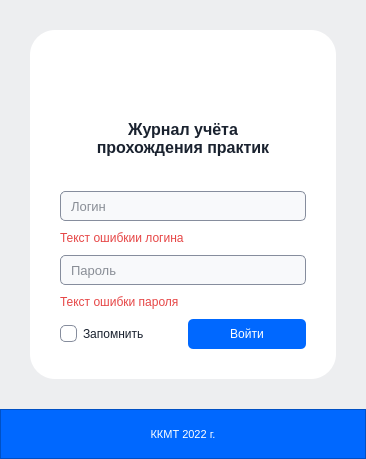
<?xml version="1.0" encoding="UTF-8"?>
<ui version="4.0">
 <class>Dialog</class>
 <widget class="QDialog" name="Dialog">
  <property name="geometry">
   <rect>
    <x>0</x>
    <y>0</y>
    <width>366</width>
    <height>459</height>
   </rect>
  </property>
  <property name="windowTitle">
   <string>Dialog</string>
  </property>
  <property name="styleSheet">
   <string notr="true">QWidget {
	color: rgb(26, 34, 47);
	font: 10pt &quot;Arial&quot;;
}

#labelLogoName { 
	font-weight: bold;
	font-size: 12pt;
}

#frameBottom { background-color: rgb(0, 104, 255); }

#Dialog {
	/*background-color: rgb(248, 249, 251);*/
	background-color: rgb(237, 238, 240);
}

#frameMain { 
	background-color: rgb(255, 255, 255);
    border-radius: 25px;
}
#labelIcon {
	border-image: url(:/icons/logo_blue.png);
}
QLineEdit {
	padding: 0 8px;
	border-radius: 5px;
	border: 1px solid rgb(134, 141, 157);
	background-color: rgb(248, 249, 251);
}
QLineEdit:focus {
	border: 1px solid rgb(0, 104, 255);
}

#labelErrorLogin, #labelErrorPassword {
	color: rgb(230, 70, 70);
}

#pushButtonLogin {
	border-radius: 5px;
	background-color: rgb(0, 104, 255);
	color: rgb(255, 255, 255);
}

#pushButtonLogin:hover {
	background-color: rgb(31, 136, 255);
}


#labelBotton {
	/*font-weight: bold;*/
	font-size: 8pt;
	color: rgb(255, 255, 255);
}





QCheckBox::indicator {
    border: 1px solid rgb(134, 141, 157);
	width: 15px;
	height: 15px;
	border-radius: 5px;
    background: white;
}

QCheckBox::indicator:checked {
    background: rgb(0, 104, 255);
	border: 1px solid rgb(0, 104, 255);
	border-image: url(:/icons/icon_check.png);
}</string>
  </property>
  <layout class="QVBoxLayout" name="verticalLayout">
   <property name="spacing">
    <number>0</number>
   </property>
   <property name="leftMargin">
    <number>0</number>
   </property>
   <property name="topMargin">
    <number>0</number>
   </property>
   <property name="rightMargin">
    <number>0</number>
   </property>
   <property name="bottomMargin">
    <number>0</number>
   </property>
   <item>
    <layout class="QVBoxLayout" name="verticalLayout_2">
     <property name="spacing">
      <number>10</number>
     </property>
     <property name="leftMargin">
      <number>30</number>
     </property>
     <property name="topMargin">
      <number>30</number>
     </property>
     <property name="rightMargin">
      <number>30</number>
     </property>
     <property name="bottomMargin">
      <number>30</number>
     </property>
     <item>
      <widget class="QFrame" name="frameMain">
       <property name="frameShape">
        <enum>QFrame::StyledPanel</enum>
       </property>
       <property name="frameShadow">
        <enum>QFrame::Raised</enum>
       </property>
       <layout class="QVBoxLayout" name="verticalLayout_5">
        <property name="spacing">
         <number>10</number>
        </property>
        <property name="leftMargin">
         <number>30</number>
        </property>
        <property name="topMargin">
         <number>30</number>
        </property>
        <property name="rightMargin">
         <number>30</number>
        </property>
        <property name="bottomMargin">
         <number>30</number>
        </property>
        <item alignment="Qt::AlignHCenter">
         <widget class="QLabel" name="labelIcon">
          <property name="minimumSize">
           <size>
            <width>50</width>
            <height>50</height>
           </size>
          </property>
          <property name="maximumSize">
           <size>
            <width>50</width>
            <height>50</height>
           </size>
          </property>
          <property name="text">
           <string/>
          </property>
         </widget>
        </item>
        <item>
         <widget class="QLabel" name="labelLogoName">
          <property name="font">
           <font>
            <family>Arial</family>
            <pointsize>12</pointsize>
            <weight>75</weight>
            <bold>true</bold>
           </font>
          </property>
          <property name="text">
           <string>Журнал учёта
прохождения практик</string>
          </property>
          <property name="alignment">
           <set>Qt::AlignCenter</set>
          </property>
         </widget>
        </item>
        <item>
         <spacer name="verticalSpacer_4">
          <property name="orientation">
           <enum>Qt::Vertical</enum>
          </property>
          <property name="sizeHint" stdset="0">
           <size>
            <width>244</width>
            <height>59</height>
           </size>
          </property>
         </spacer>
        </item>
        <item>
         <layout class="QVBoxLayout" name="verticalLayout_4">
          <item>
           <widget class="QLineEdit" name="lineEdit">
            <property name="minimumSize">
             <size>
              <width>0</width>
              <height>30</height>
             </size>
            </property>
            <property name="font">
             <font>
              <family>Arial</family>
              <pointsize>10</pointsize>
             </font>
            </property>
            <property name="text">
             <string/>
            </property>
            <property name="placeholderText">
             <string>Логин</string>
            </property>
           </widget>
          </item>
          <item>
           <widget class="QLabel" name="labelErrorLogin">
            <property name="text">
             <string>Текст ошибкии логина</string>
            </property>
           </widget>
          </item>
          <item>
           <widget class="QLineEdit" name="lineEdit_2">
            <property name="minimumSize">
             <size>
              <width>0</width>
              <height>30</height>
             </size>
            </property>
            <property name="font">
             <font>
              <family>Arial</family>
              <pointsize>10</pointsize>
             </font>
            </property>
            <property name="echoMode">
             <enum>QLineEdit::Password</enum>
            </property>
            <property name="placeholderText">
             <string>Пароль</string>
            </property>
           </widget>
          </item>
          <item>
           <widget class="QLabel" name="labelErrorPassword">
            <property name="text">
             <string>Текст ошибки пароля</string>
            </property>
           </widget>
          </item>
         </layout>
        </item>
        <item>
         <layout class="QHBoxLayout" name="horizontalLayout_3">
          <item>
           <widget class="QCheckBox" name="checkBox">
            <property name="text">
             <string>Запомнить</string>
            </property>
           </widget>
          </item>
          <item>
           <widget class="QPushButton" name="pushButtonLogin">
            <property name="minimumSize">
             <size>
              <width>0</width>
              <height>30</height>
             </size>
            </property>
            <property name="text">
             <string>Войти</string>
            </property>
           </widget>
          </item>
         </layout>
        </item>
       </layout>
      </widget>
     </item>
    </layout>
   </item>
   <item>
    <widget class="QFrame" name="frameBottom">
     <property name="minimumSize">
      <size>
       <width>0</width>
       <height>50</height>
      </size>
     </property>
     <property name="maximumSize">
      <size>
       <width>16777215</width>
       <height>50</height>
      </size>
     </property>
     <property name="frameShape">
      <enum>QFrame::StyledPanel</enum>
     </property>
     <property name="frameShadow">
      <enum>QFrame::Raised</enum>
     </property>
     <layout class="QHBoxLayout" name="horizontalLayout">
      <item>
       <widget class="QLabel" name="labelBotton">
        <property name="font">
         <font>
          <family>Arial</family>
          <pointsize>8</pointsize>
          <weight>50</weight>
          <italic>false</italic>
          <bold>false</bold>
         </font>
        </property>
        <property name="text">
         <string>ККМТ 2022 г.</string>
        </property>
        <property name="alignment">
         <set>Qt::AlignCenter</set>
        </property>
       </widget>
      </item>
     </layout>
    </widget>
   </item>
  </layout>
 </widget>
 <resources>
  <include location="res.qrc"/>
 </resources>
 <connections/>
</ui>
